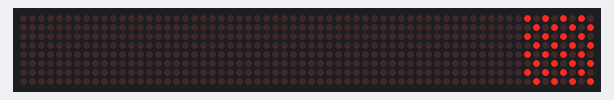
Recording of a sketch running on a simulated Arduino Uno, built with avr-gcc and run on an emulated ATmega328P. Parts: 64×8 LED matrix.

Above: at 0.06 s.
At 96.2 s:
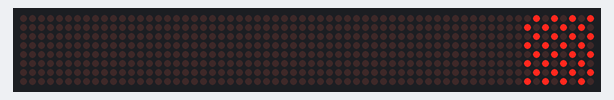

The sketch:

sketch_alternative.ino
```cpp
#include <LedControl.h>
int DIN = A3;
int CS =  A2;
int CLK = A0;

LedControl lc=LedControl(DIN,CLK,CS,0);

void setup(){
 lc.shutdown(0,false);
 lc.setIntensity(0,15);      //შეგიძლიათ სიკაშკაშე შეცვალოთ 0დან 15მდე (მაგალითად (0,5) დაწეროთ)
 lc.clearDisplay(0);
}
void loop() {
  //ალტერნატიული
    byte d1[8]= {0xAA,0x55,0xAA,0x55,0xAA,0x55,0xAA,0x55};
    byte d2[8]= {0x55,0xAA,0x55,0xAA,0x55,0xAA,0x55,0xAA};
    //ალტერნატიული
    printByte(d1);
    delay(100);

    printByte(d2);
    delay(100);
}

void printByte(byte character [])
{
  int i = 0;
  for(i=0;i<8;i++)
  {
    lc.setRow(0,i,character[i]);
  }
}
```
